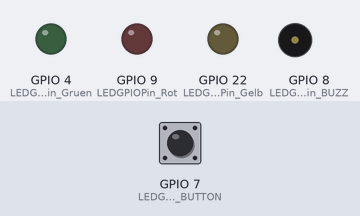
The program below on a simulated Raspberry Pi (BCM pin numbers). Shown: output pins drawn as LEDs (lit = HIGH), buzzer (waves = sounding, pin HIGH). The test bench sets the inputs (shaded band); at power-on: GPIO 7 (LEDGPIOPin_BUTTON) LOW.

Above: at 1.2 s.
1.3 s: GPIO 7 (LEDGPIOPin_BUTTON) pulled HIGH for 0.15 s
At 1.55 s:
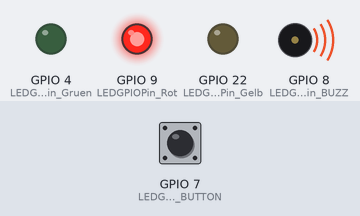
At 3.35 s:
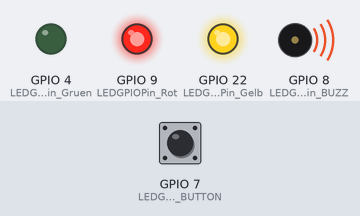
4.3 s: GPIO 7 (LEDGPIOPin_BUTTON) pulled HIGH for 3.2 s
At 14.3 s:
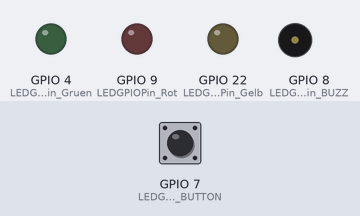
Timing chart, 0 to 15.0 s (numbered marks = the images above; inputs shaded):
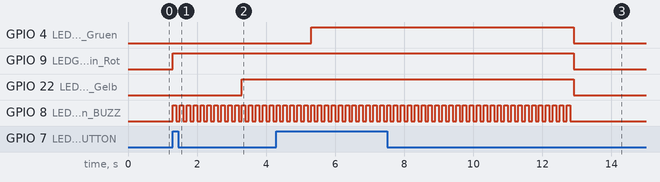

The program:

fishtest.py
```python
#!/usr/bin/python
import RPi.GPIO as GPIO
import time

LEDGPIOPin_Gruen = 4
LEDGPIOPin_Rot = 9
LEDGPIOPin_Gelb = 22
LEDGPIOPin_BUZZ = 8
LEDGPIOPin_BUTTON = 7

GPIO.setmode(GPIO.BCM)
GPIO.setwarnings(False)

GPIO.setup(LEDGPIOPin_Gruen, GPIO.OUT)
GPIO.setup(LEDGPIOPin_Gelb, GPIO.OUT)
GPIO.setup(LEDGPIOPin_Rot, GPIO.OUT)

GPIO.setup(LEDGPIOPin_BUZZ, GPIO.OUT)

GPIO.setup(LEDGPIOPin_BUTTON, GPIO.IN)

GPIO.output(LEDGPIOPin_Rot, GPIO.LOW)
GPIO.output(LEDGPIOPin_Gruen, GPIO.LOW)
GPIO.output(LEDGPIOPin_Gelb, GPIO.LOW)

DELAYON = 1.0
DELAYBUZZ = 0.1

while True:
    if (GPIO.input(LEDGPIOPin_BUTTON) == True):
        GPIO.output(LEDGPIOPin_Rot, GPIO.HIGH)
        i = 1
        while i < 30:
            GPIO.output(LEDGPIOPin_BUZZ, GPIO.HIGH)
            time.sleep(DELAYBUZZ)
            GPIO.output(LEDGPIOPin_BUZZ, GPIO.LOW)
            time.sleep(DELAYBUZZ)

            if (i == 10):
                GPIO.output(LEDGPIOPin_Gelb, GPIO.HIGH)
            if (i == 20):
                                GPIO.output(LEDGPIOPin_Gruen, GPIO.HIGH)
            i += 1
    else:
        GPIO.output(LEDGPIOPin_Rot, GPIO.LOW)
        GPIO.output(LEDGPIOPin_Gruen, GPIO.LOW)
        GPIO.output(LEDGPIOPin_Gelb, GPIO.LOW)
```

Measured:
- after the input at 1.3 s, GPIO 9 (LEDGPIOPin_Rot): LOW → HIGH at once; GPIO 22 (LEDGPIOPin_Gelb): LOW → HIGH after 2.0 s; GPIO 8 (LEDGPIOPin_BUZZ): alternates HIGH for 0.10 s and LOW for 0.10 s, starting at once
- after the input at 4.3 s, GPIO 9 (LEDGPIOPin_Rot), GPIO 22 (LEDGPIOPin_Gelb): HIGH → LOW after 8.6 s instead of 2.8 s
